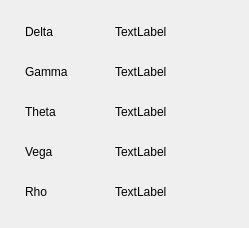
<?xml version="1.0" encoding="UTF-8"?>
<ui version="4.0">
 <class>HedgeResult</class>
 <widget class="QWidget" name="HedgeResult">
  <property name="geometry">
   <rect>
    <x>0</x>
    <y>0</y>
    <width>249</width>
    <height>228</height>
   </rect>
  </property>
  <property name="windowTitle">
   <string>Form</string>
  </property>
  <widget class="QLabel" name="label">
   <property name="geometry">
    <rect>
     <x>25</x>
     <y>24</y>
     <width>51</width>
     <height>16</height>
    </rect>
   </property>
   <property name="text">
    <string>Delta</string>
   </property>
  </widget>
  <widget class="QLabel" name="label_2">
   <property name="geometry">
    <rect>
     <x>25</x>
     <y>64</y>
     <width>51</width>
     <height>16</height>
    </rect>
   </property>
   <property name="text">
    <string>Gamma</string>
   </property>
  </widget>
  <widget class="QLabel" name="label_3">
   <property name="geometry">
    <rect>
     <x>25</x>
     <y>104</y>
     <width>51</width>
     <height>16</height>
    </rect>
   </property>
   <property name="text">
    <string>Theta</string>
   </property>
  </widget>
  <widget class="QLabel" name="label_4">
   <property name="geometry">
    <rect>
     <x>25</x>
     <y>144</y>
     <width>51</width>
     <height>16</height>
    </rect>
   </property>
   <property name="text">
    <string>Vega</string>
   </property>
  </widget>
  <widget class="QLabel" name="label_5">
   <property name="geometry">
    <rect>
     <x>25</x>
     <y>184</y>
     <width>51</width>
     <height>16</height>
    </rect>
   </property>
   <property name="text">
    <string>Rho</string>
   </property>
  </widget>
  <widget class="QLabel" name="label_6">
   <property name="geometry">
    <rect>
     <x>115</x>
     <y>24</y>
     <width>71</width>
     <height>16</height>
    </rect>
   </property>
   <property name="text">
    <string>TextLabel</string>
   </property>
  </widget>
  <widget class="QLabel" name="label_7">
   <property name="geometry">
    <rect>
     <x>115</x>
     <y>64</y>
     <width>71</width>
     <height>16</height>
    </rect>
   </property>
   <property name="text">
    <string>TextLabel</string>
   </property>
  </widget>
  <widget class="QLabel" name="label_8">
   <property name="geometry">
    <rect>
     <x>115</x>
     <y>104</y>
     <width>71</width>
     <height>16</height>
    </rect>
   </property>
   <property name="text">
    <string>TextLabel</string>
   </property>
  </widget>
  <widget class="QLabel" name="label_9">
   <property name="geometry">
    <rect>
     <x>115</x>
     <y>144</y>
     <width>71</width>
     <height>16</height>
    </rect>
   </property>
   <property name="text">
    <string>TextLabel</string>
   </property>
  </widget>
  <widget class="QLabel" name="label_10">
   <property name="geometry">
    <rect>
     <x>115</x>
     <y>184</y>
     <width>71</width>
     <height>16</height>
    </rect>
   </property>
   <property name="text">
    <string>TextLabel</string>
   </property>
  </widget>
 </widget>
 <resources/>
 <connections/>
</ui>
